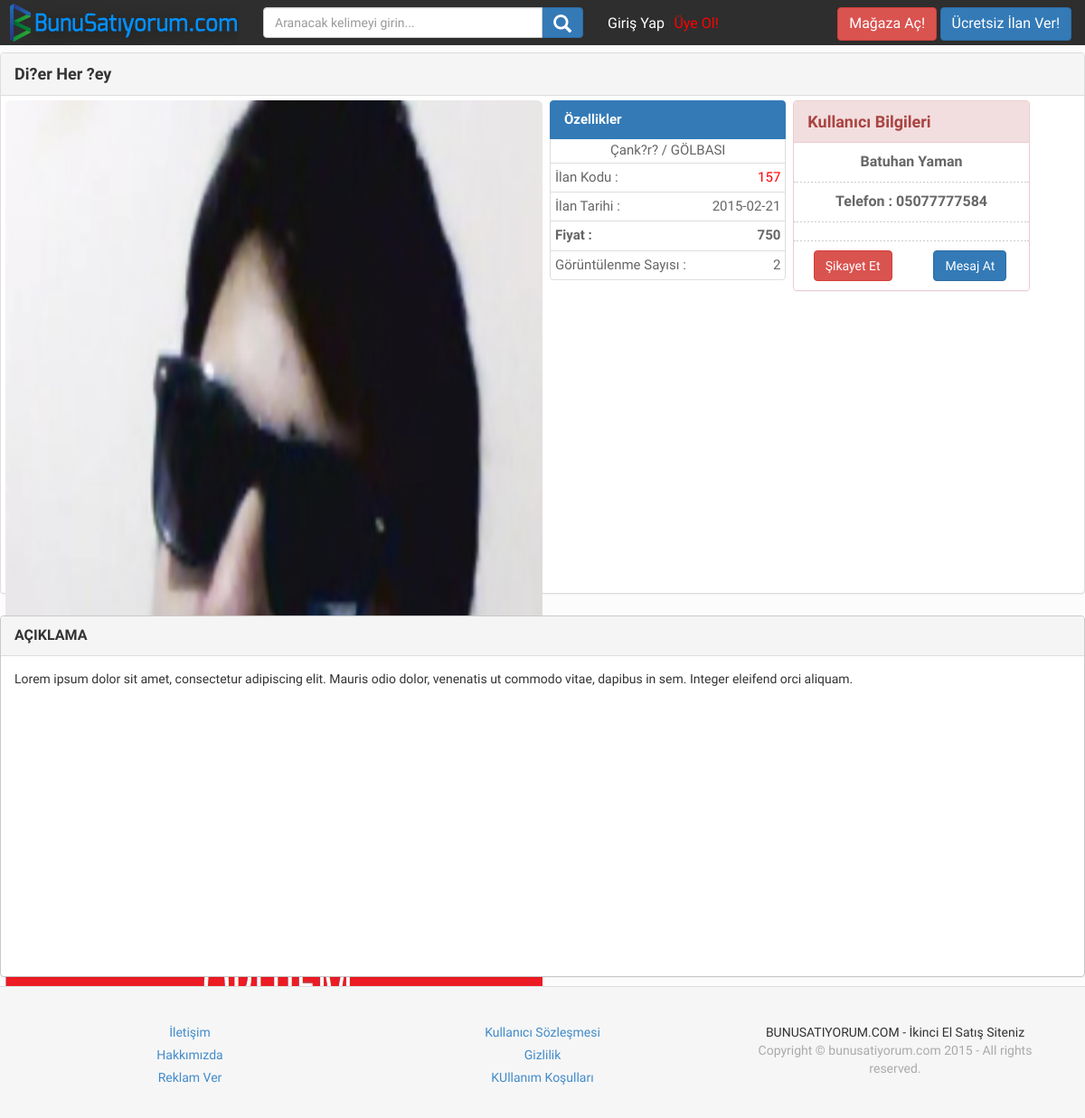
/ilangoster.php?id=157, run on the app's committed database.
### tables this page shows
CREATE TABLE IF NOT EXISTS `products` (
`productID` int(11) NOT NULL,
  `categoryID` int(11) NOT NULL,
  `memberID` int(11) NOT NULL,
  `title` varchar(100) DEFAULT NULL,
  `description` text,
  `price` double DEFAULT NULL,
  `lastupdateDate` datetime DEFAULT NULL,
  `postDate` datetime DEFAULT NULL,
  `visitCount` int(10) DEFAULT NULL,
  `images` varchar(500) DEFAULT NULL,
  `active` int(1) NOT NULL DEFAULT '0',
  `completed` tinyint(1) NOT NULL DEFAULT '0',
  `il` varchar(40) NOT NULL,
  `ilce` varchar(40) NOT NULL
);

CREATE TABLE IF NOT EXISTS `ilce` (
`id` int(11) NOT NULL,
  `il_kodu` int(11) DEFAULT NULL,
  `ilce_kodu` int(11) DEFAULT NULL,
  `ilce_adi` varchar(255) DEFAULT NULL
);

CREATE TABLE IF NOT EXISTS `members` (
`memberID` int(11) NOT NULL,
  `name` varchar(255) NOT NULL,
  `surname` varchar(225) NOT NULL,
  `username` varchar(255) NOT NULL,
  `password` varchar(60) NOT NULL,
  `telno` varchar(13) NOT NULL,
  `showTel` tinyint(4) DEFAULT '1',
  `birthDate` date NOT NULL,
  `registerDate` varchar(100) NOT NULL,
  `email` varchar(255) NOT NULL,
  `active` varchar(255) NOT NULL,
  `resetToken` varchar(255) DEFAULT NULL,
  `resetComplete` varchar(3) DEFAULT 'No',
  `notification` int(11) NOT NULL DEFAULT '0',
  `lastProductID` int(11) NOT NULL,
  `il` int(4) NOT NULL,
  `ilce` int(4) NOT NULL
);

### ilangoster.php (the view, shortened to what this page needs)
<?php require('layout/header.php');
$stmt = $db->prepare("SELECT * FROM products WHERE productID =".$_GET['id']." ");
$stmt->execute();
$row = $stmt->fetch();
$stmt = $db->prepare("SELECT * FROM members WHERE memberID =".$row['memberID']." ");
$stmt->execute();
$sender = $stmt->fetch();
$resimler = explode("|",$row['images']);
?>
<link rel="stylesheet" href="style/product.css">
 <div id="Content" class=" clearfix">
 	<div class="panel panel-default">
            <div  class="panel-heading clearfix">
          <font style="font-size:18px;">  <b><?php echo $row['title']; ?> </b></font>
            </div>
           <div style="padding:5px;" class="panel-body">
             <div id="Resim"  class="clearfix">
                          <?php
                         if(count($row['images']) > 0)
						  {
                            if(isset($_POST['resimDegis']))
                            {
                                echo '<div><img class="img-rounded" height="83%" width="100%" src="'.$resimler[$_POST['resimNo']].'"></div>';
                            }
                            else{
                            	echo '<div><img  class="img-rounded"  height="83%" width="100%" src="'. $resimler[0].'"></div>';
                            }
                         }
						 else{
							 echo '<div><img  class="img-rounded" height="83%" width="100%" src="images/default.jpg"></div>';
							 }
                            ?>
            <div id="DigerResimler" class="clearfix">
                    <?php   if(count($row['images']) > 0)
						  {
						   ?>
                                <div class="panel panel-primary">
                                    <form action="ilangoster.php?id=<?php echo $_GET['id']; ?>" method="post" >
                                     <div class="row">
                                    <?php
                                        for($i = 0;$i< count($resimler);$i++)
                                        {
                                        echo '<div style="position: relative; float: left;width: 60px; margin-left:15px;">
											<button class="img-thumbnail"  style="background-image:url('. $resimler[$i].');background-size: 62px 62px;height: 62px; width: 62px;background-repeat:no-repeat;margin:3px;"  type="image"
                                         value="'.$i.'" name="resimNo" ></button></div>
										';
                                        }
                                    ?>
                                     </div>
                                    </form>
                                </div>
                        <?php
						 }else{
						  	echo'
									<p class="bg-primary" style="padding:8px;"> <span class="glyphicon glyphicon-info-sign" style="font-size:12px;"></span>  Henüz Bir Resim Koyulmamış!</p>
									';
						 }
						?>
                     </div>
            </div>
                                <div  id="Özellikler" class="clearfix">
                             <ul class="list-group">
                             <?php
                                $stmt = $db->prepare("SELECT il_adi FROM il WHERE il_kodu =".$row['il']." ");
                                $stmt->execute();
                                $il = $stmt->fetch();
                                $stmt = $db->prepare("SELECT ilce_adi FROM ilce WHERE ilce_kodu =".$row['ilce']." ");
                                $stmt->execute();
                                $ilce = $stmt->fetch();
                                $adres = explode(" ",$row['postDate']);
                               echo'   <li class="list-group-item active"><b> Özellikler </b></li>
                                       <li style="padding:2px;text-align:center;" class="list-group-item">'.$il['il_adi'].' / '.$ilce['ilce_adi'].'</li>
                                       <li style="padding:5px;" class="list-group-item">İlan Kodu : <span style="float:right; color:#f00;">'.$row['productID'].'</span></li>
                                       <li style="padding:5px;" class="list-group-item">İlan Tarihi : <span style="float:right;">'.$adres[0].'</span></li>
                                       <li style="padding:5px;" class="list-group-item"><b>Fiyat : </b><span style="float:right;"><b>'.$row['price'].'</b></span></li>
                                       <li style="padding:5px;" class="list-group-item">Görüntülenme Sayısı : <span style="float:right;">'.$row['visitCount'].'</span></li>
                        ';
                            ?>
                                </ul>
                                </div>
                            <div id="Özellikler1" class="clearfix">
                               		<div class="panel panel-danger clearfix">
                                      <div class="panel-heading"><b> Kullanıcı Bilgileri </b></div>
                                                      <div style="padding:0px; " class="panel-body">
                                                      <li style="border:0px; font-size:16px; text-align:center;border-bottom:2px; border-bottom-style:dotted; border-bottom-color:#CCC;" class="list-group-item">
													  <?php echo "<b>".$sender['name'] . " ". $sender['surname']."</b>" ; ?></li>
                                                      <?php
                                                      if($sender['showTel'] == 1)
                                                      {
                                                      echo'<li style="border:0px; font-size:16px; text-align:center;border-bottom:2px; border-bottom-style:dotted;border-bottom-color:#CCC;" class="list-group-item"><b>Telefon : '.
													  $sender['telno'].'</b></li>	';									                          }
                                                      ?><li style="border:0px; font-size:16px; text-align:center; border-bottom:2px; border-bottom-style:dotted;border-bottom-color:#CCC;" class="list-group-item">
													  <?php $sender['registerDate'] ?></li>
                                                      <li style="border:0px; font-size:16px; text-align:center;border-bottom-style:dotted;border-bottom-color:#CCC;" class="list-group-item"><?php
                                                     echo'
                                                     <div class="row">
                                                     <div class="col-md-6">
                                                     <a href="sikayet.php?id='.$row['productID'].'"><button class="btn btn-danger" name="yanitla" type="button">Şikayet Et</button></a></div>
                                                     <div class="col-md-6"> <form action="mesajlarim.php" method="post">
                                                    <input type="hidden" value="'.$sender['name'].' '.$sender['surname'] .'" name="isim">
                                                    <input type="hidden" value="'.$row['productID'].'" name="ilanNo">
                                                    <input type="hidden" value="'.$row['title'].'" name="title">
                                                    <input type="hidden" value="" name="date">
                                                    <input type="hidden" value="" name="mesaj">
                                                    <input type="hidden" value="'.$sender['memberID'].'" name="sender">
                                                    <button class="btn btn-primary" name="yanitla" type="submit">Mesaj At</button></form></div></div> ';
                                                      ?></li>
                                                      </div>
                       			 </div>
                           </div>
                </div>
         </div>
         <div id="Icerik" class="panel panel-default clearfix">
                                     <div  class="panel-heading clearfix">
                                     <font style="font-size:16px;">  <b> AÇIKLAMA </b></font>
                                     </div>
                                     <div class="panel-body">
                                		<?php echo $row['description']; ?>
                                     </div>
                                 </div>
   </div>
 <?php require('layout/footer.php');
?>

### data on the page
products: title "Di?er Her ?ey", images (picture), productID "157", postDate "2015-02-21", price "750", visitCount "2", description "Lorem ipsum dolor sit amet, consectetur adipiscing elit. Mauris odio dolor, venenatis ut commodo vitae, dapibus in sem. Integer eleifend orci aliquam."
ilce: ilce_adi "GÖLBASI"
members: name "Batuhan", surname "Yaman", telno "05077777584"

### other printed values
$il['il_adi'] "Çank?r?"
